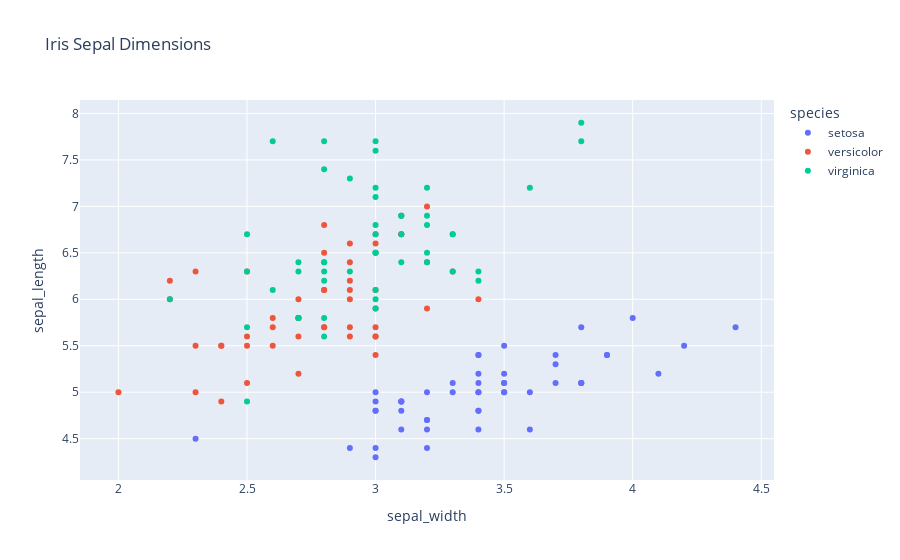

Here is the notebook cell this chart was saved with:
### Markdown cell above
## Plotly Plot 1: Interactive Scatter Plot

### Code cell
px.scatter(df, x='sepal_width', y='sepal_length', color='species', title='Iris Sepal Dimensions')

### Figure 1 — Plotly figure (JSON) as saved in the notebook; plotly's stock layout.template omitted (floating-point values rounded to 4 significant figures)
{"data": [{"hovertemplate": "species=setosa<br>sepal_width=%{x}<br>sepal_length=%{y}<extra></extra>", "legendgroup": "setosa", "marker": {"color": "#636efa", "symbol": "circle"}, "mode": "markers", "name": "setosa", "orientation": "v", "showlegend": true, "type": "scatter", "x": [3.5, 3.0, 3.2, 3.1, 3.6, 3.9, 3.4, 3.4, 2.9, 3.1, 3.7, 3.4, 3.0, 3.0, 4.0, 4.4, 3.9, 3.5, 3.8, 3.8, 3.4, 3.7, 3.6, 3.3, 3.4, 3.0, 3.4, 3.5, 3.4, 3.2, 3.1, 3.4, 4.1, 4.2, 3.1, 3.2, 3.5, 3.1, 3.0, 3.4, 3.5, 2.3, 3.2, 3.5, 3.8, 3.0, 3.8, 3.2, 3.7, 3.3], "xaxis": "x", "y": [5.1, 4.9, 4.7, 4.6, 5.0, 5.4, 4.6, 5.0, 4.4, 4.9, 5.4, 4.8, 4.8, 4.3, 5.8, 5.7, 5.4, 5.1, 5.7, 5.1, 5.4, 5.1, 4.6, 5.1, 4.8, 5.0, 5.0, 5.2, 5.2, 4.7, 4.8, 5.4, 5.2, 5.5, 4.9, 5.0, 5.5, 4.9, 4.4, 5.1, 5.0, 4.5, 4.4, 5.0, 5.1, 4.8, 5.1, 4.6, 5.3, 5.0], "yaxis": "y"}, {"hovertemplate": "species=versicolor<br>sepal_width=%{x}<br>sepal_length=%{y}<extra></extra>", "legendgroup": "versicolor", "marker": {"color": "#EF553B", "symbol": "circle"}, "mode": "markers", "name": "versicolor", "orientation": "v", "showlegend": true, "type": "scatter", "x": [3.2, 3.2, 3.1, 2.3, 2.8, 2.8, 3.3, 2.4, 2.9, 2.7, 2.0, 3.0, 2.2, 2.9, 2.9, 3.1, 3.0, 2.7, 2.2, 2.5, 3.2, 2.8, 2.5, 2.8, 2.9, 3.0, 2.8, 3.0, 2.9, 2.6, 2.4, 2.4, 2.7, 2.7, 3.0, 3.4, 3.1, 2.3, 3.0, 2.5, 2.6, 3.0, 2.6, 2.3, 2.7, 3.0, 2.9, 2.9, 2.5, 2.8], "xaxis": "x", "y": [7.0, 6.4, 6.9, 5.5, 6.5, 5.7, 6.3, 4.9, 6.6, 5.2, 5.0, 5.9, 6.0, 6.1, 5.6, 6.7, 5.6, 5.8, 6.2, 5.6, 5.9, 6.1, 6.3, 6.1, 6.4, 6.6, 6.8, 6.7, 6.0, 5.7, 5.5, 5.5, 5.8, 6.0, 5.4, 6.0, 6.7, 6.3, 5.6, 5.5, 5.5, 6.1, 5.8, 5.0, 5.6, 5.7, 5.7, 6.2, 5.1, 5.7], "yaxis": "y"}, {"hovertemplate": "species=virginica<br>sepal_width=%{x}<br>sepal_length=%{y}<extra></extra>", "legendgroup": "virginica", "marker": {"color": "#00cc96", "symbol": "circle"}, "mode": "markers", "name": "virginica", "orientation": "v", "showlegend": true, "type": "scatter", "x": [3.3, 2.7, 3.0, 2.9, 3.0, 3.0, 2.5, 2.9, 2.5, 3.6, 3.2, 2.7, 3.0, 2.5, 2.8, 3.2, 3.0, 3.8, 2.6, 2.2, 3.2, 2.8, 2.8, 2.7, 3.3, 3.2, 2.8, 3.0, 2.8, 3.0, 2.8, 3.8, 2.8, 2.8, 2.6, 3.0, 3.4, 3.1, 3.0, 3.1, 3.1, 3.1, 2.7, 3.2, 3.3, 3.0, 2.5, 3.0, 3.4, 3.0], "xaxis": "x", "y": [6.3, 5.8, 7.1, 6.3, 6.5, 7.6, 4.9, 7.3, 6.7, 7.2, 6.5, 6.4, 6.8, 5.7, 5.8, 6.4, 6.5, 7.7, 7.7, 6.0, 6.9, 5.6, 7.7, 6.3, 6.7, 7.2, 6.2, 6.1, 6.4, 7.2, 7.4, 7.9, 6.4, 6.3, 6.1, 7.7, 6.3, 6.4, 6.0, 6.9, 6.7, 6.9, 5.8, 6.8, 6.7, 6.7, 6.3, 6.5, 6.2, 5.9], "yaxis": "y"}], "layout": {"legend": {"title": {"text": "species"}, "tracegroupgap": 0}, "title": {"text": "Iris Sepal Dimensions"}, "xaxis": {"anchor": "y", "domain": [0, 1], "title": {"text": "sepal_width"}}, "yaxis": {"anchor": "x", "domain": [0, 1], "title": {"text": "sepal_length"}}}}
